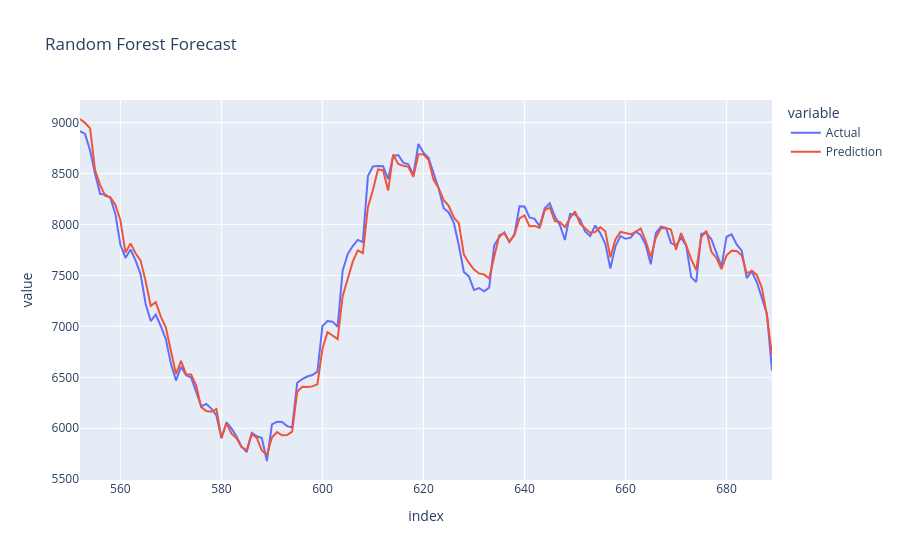

The code cell stored with this chart in its notebook:
### Code cell
results = pd.DataFrame({
    "Actual": y_test,
    "Prediction": rf_predictions
})

fig = px.line(
    results,
    title="Random Forest Forecast"
)

fig.show()

### Figure 1 — Plotly figure (JSON) as saved in the notebook; plotly's stock layout.template omitted (floating-point values rounded to 4 significant figures; data arrays with more than 128 entries replaced by an {"elided": "..."} marker saying what was removed)
{"data": [{"hovertemplate": "variable=Actual<br>index=%{x}<br>value=%{y}<extra></extra>", "legendgroup": "Actual", "line": {"color": "#636efa", "dash": "solid"}, "marker": {"symbol": "circle"}, "mode": "lines", "name": "Actual", "orientation": "v", "showlegend": true, "type": "scatter", "x": {"elided": "138 int values"}, "xaxis": "x", "y": {"elided": "138 float values"}, "yaxis": "y"}, {"hovertemplate": "variable=Prediction<br>index=%{x}<br>value=%{y}<extra></extra>", "legendgroup": "Prediction", "line": {"color": "#EF553B", "dash": "solid"}, "marker": {"symbol": "circle"}, "mode": "lines", "name": "Prediction", "orientation": "v", "showlegend": true, "type": "scatter", "x": {"elided": "138 int values"}, "xaxis": "x", "y": {"elided": "138 float values"}, "yaxis": "y"}], "layout": {"legend": {"title": {"text": "variable"}, "tracegroupgap": 0}, "title": {"text": "Random Forest Forecast"}, "xaxis": {"anchor": "y", "domain": [0, 1], "title": {"text": "index"}}, "yaxis": {"anchor": "x", "domain": [0, 1], "title": {"text": "value"}}}}
